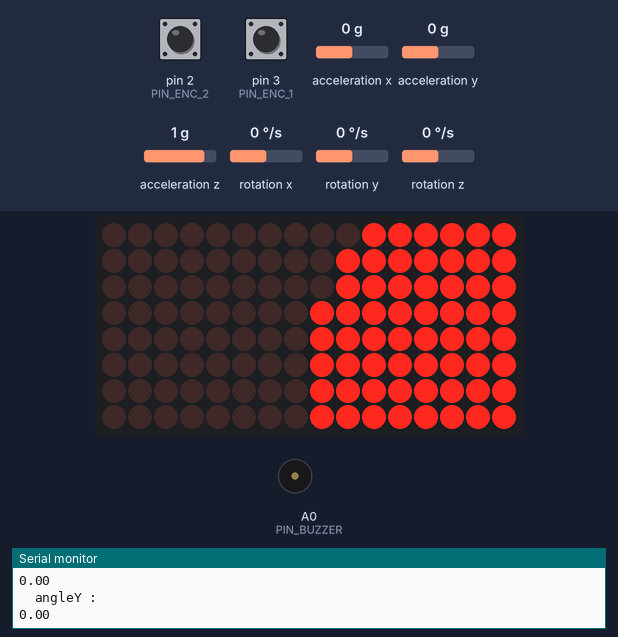
Recording of a sketch running on a simulated Arduino Uno, built with avr-gcc and run on an emulated ATmega328P. Shown: 16×8 LED matrix, buzzer (waves = sounding), the last lines printed to the serial monitor. Wiring (inferred from the names in the program): 2 × MAX7219 LED driver (orientation assumed): data pin 6; clock pin 4; CS pin 5. The inputs (shaded band) are chosen by the test bench; at power-on: acceleration x 0 g, acceleration y 0 g, pin 2 (PIN_ENC_2) HIGH, pin 3 (PIN_ENC_1) HIGH, acceleration z 1 g, rotation x 0 °/s, rotation y 0 °/s, rotation z 0 °/s. Random numbers use the default seed unless the sketch sets one.

Above: at 4.2 s.
4.3 s: acceleration x set to 0.3 g
7.3 s: acceleration x set to 0.6 g
At 8.4 s:
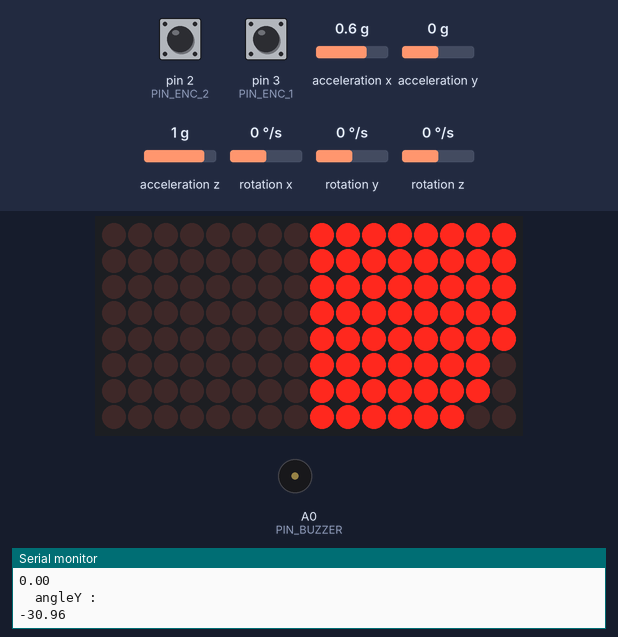
10.2 s: acceleration y set to -1.4 g
At 12.96 s:
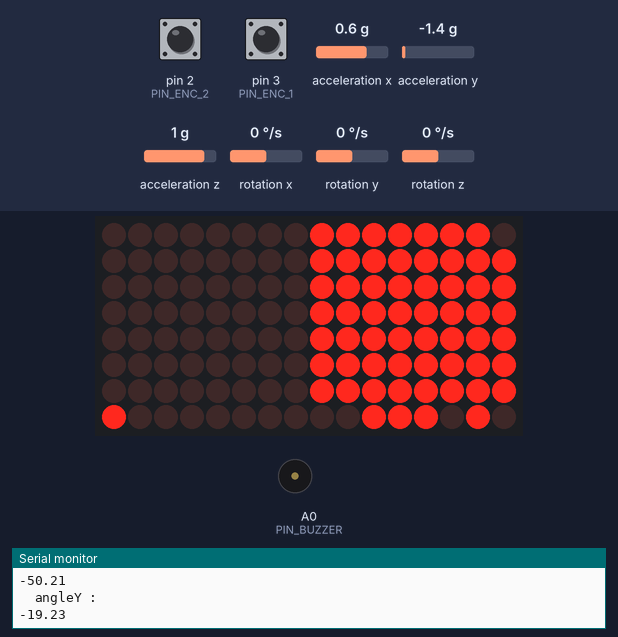
13.2 s: acceleration x set to 0.7 g
15.0 s: acceleration x set to 1 g
At 16.5 s:
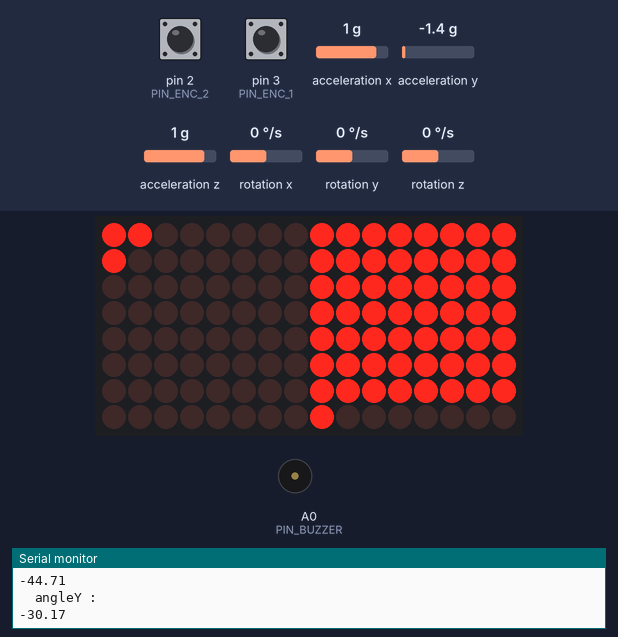
16.7 s: acceleration x set to -0.8 g
At 21.14 s:
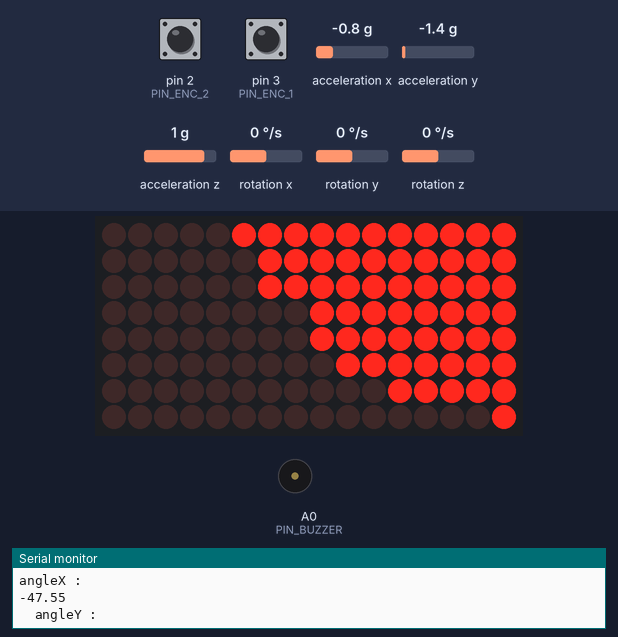
Timing chart, 0 to 21.3 s (numbered marks = the images above; inputs shaded):
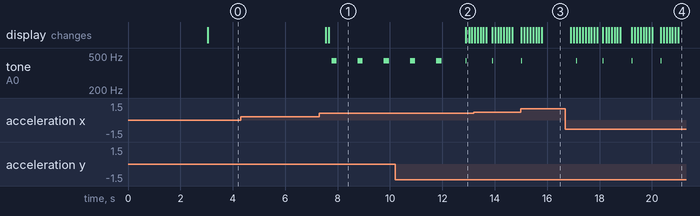

Measured:
- the behaviour switches between 0.4 and 0.5 g on acceleration x (found by bisection; images 0 and 1)
- the behaviour switches between 0.8 and 0.9 g on acceleration x (found by bisection; images 2 and 3)
- after the input at 7.3 s, tone on A0 (PIN_BUZZER): alternates 440 Hz for 0.20 s and silent for 0.80 s, starting after 0.47 s; the display: first changes after 0.24 s (image 1 shows a later state)
- after the input at 10.2 s, the display: changes after 2.7 s (image 2)
- after the input at 16.7 s, tone on A0 (PIN_BUZZER): alternates 440 Hz for 0.01 s and silent for 1.1 s, starting after 0.42 s; the display: first changes after 0.19 s (image 4 shows a later state)

The sketch:

BLKLab_PRJ07_DIY_Dong_Ho_Cat_Dung_LED_Matrix.ino
```cpp
#include "Arduino.h"
#include <MPU6050_tockn.h>
#include "LedControl.h"
#include "Delay.h"

#define  MATRIX_A  1
#define MATRIX_B  0

MPU6050 mpu6050(Wire);

// Ngưỡng gia tốc để xác định hướng
#define ACC_THRESHOLD_LOW -25
#define ACC_THRESHOLD_HIGH 25

// Ma trận LED
#define PIN_DATAIN 6
#define PIN_CLK 4
#define PIN_LOAD 5

// Rotary Encoder
#define PIN_ENC_1 3
#define PIN_ENC_2 2
#define PIN_ENC_BUTTON 7

// Buzzer báo động
#define PIN_BUZZER 14

// Cấu hình xoay LED matrix
#define ROTATION_OFFSET 90

// Chống dội nút
#define DEBOUNCE_THRESHOLD 500

#define DELAY_FRAME 100

#define DEBUG_OUTPUT 1

// Các chế độ hoạt động
#define MODE_HOURGLASS 0
#define MODE_SETMINUTES 1
#define MODE_SETHOURS 2

// Biến thời gian
byte delayHours = 0;
byte delayMinutes = 1;
int mode = MODE_HOURGLASS;
int gravity;
LedControl lc = LedControl(PIN_DATAIN, PIN_CLK, PIN_LOAD, 2);
NonBlockDelay d;
int resetCounter = 0;
bool alarmWentOff = false;

// ================== CÁC HÀM XỬ LÝ ==================

long getDelayDrop() {
  return delayMinutes + delayHours * 60;
}


#if DEBUG_OUTPUT
void printmatrix() {
  Serial.println(" 0123-4567 ");
  for (int y = 0; y<8; y++) {
    if (y == 4) {
      Serial.println("|----|----|");
    }
    Serial.print(y);
    for (int x = 0; x<8; x++) {
      if (x == 4) {
        Serial.print("|");
      }
      Serial.print(lc.getXY(0,x,y) ? "X" :" ");
    }
    Serial.println("|");
  }
  Serial.println("-----------");
}
#endif


coord getDown(int x, int y) {
  coord xy;
  xy.x = x-1;
  xy.y = y+1;
  return xy;
}
coord getLeft(int x, int y) {
  coord xy;
  xy.x = x-1;
  xy.y = y;
  return xy;
}
coord getRight(int x, int y) {
  coord xy;
  xy.x = x;
  xy.y = y+1;
  return xy;
}


bool canGoLeft(int addr, int x, int y) {
  if (x == 0) return false;
  return !lc.getXY(addr, getLeft(x, y));
}
bool canGoRight(int addr, int x, int y) {
  if (y == 7) return false;
  return !lc.getXY(addr, getRight(x, y));
}
bool canGoDown(int addr, int x, int y) {
  if (y == 7) return false; // not available
  if (x == 0) return false; // not available
  if (!canGoLeft(addr, x, y)) return false;
  if (!canGoRight(addr, x, y)) return false;
  return !lc.getXY(addr, getDown(x, y));
}


void goDown(int addr, int x, int y) {
  lc.setXY(addr, x, y, false);
  lc.setXY(addr, getDown(x,y), true);
}
void goLeft(int addr, int x, int y) {
  lc.setXY(addr, x, y, false);
  lc.setXY(addr, getLeft(x,y), true);
}
void goRight(int addr, int x, int y) {
  lc.setXY(addr, x, y, false);
  lc.setXY(addr, getRight(x,y), true);
}


int countParticles(int addr) {
  int c = 0;
  for (byte y=0; y<8; y++) {
    for (byte x=0; x<8; x++) {
      if (lc.getXY(addr, x, y)) {
        c++;
      }
    }
  }
  return c;
}


bool moveParticle(int addr, int x, int y) {
  if (!lc.getXY(addr,x,y)) {
    return false;
  }

  bool can_GoLeft = canGoLeft(addr, x, y);
  bool can_GoRight = canGoRight(addr, x, y);

  if (!can_GoLeft && !can_GoRight) {
    return false; // we're stuck
  }

  bool can_GoDown = canGoDown(addr, x, y);

  if (can_GoDown) {
    goDown(addr, x, y);
  } else if (can_GoLeft&& !can_GoRight) {
    goLeft(addr, x, y);
  } else if (can_GoRight && !can_GoLeft) {
    goRight(addr, x, y);
  } else if (random(2) == 1) {
    goLeft(addr, x, y);
  } else {
    goRight(addr, x, y);
  }
  return true;
}


void fill(int addr, int maxcount) {
  int n = 8;
  byte x,y;
  int count = 0;
  for (byte slice = 0; slice < 2*n-1; ++slice) {
    byte z = slice<n ? 0 : slice-n + 1;
    for (byte j = z; j <= slice-z; ++j) {
      y = 7-j;
      x = (slice-j);
      lc.setXY(addr, x, y, (++count <= maxcount));
    }
  }
}


/**
 * Phát hiện hướng bằng cách sử dụng máy đo gia tốc
 *
 *     | up | right | left | down |
 * --------------------------------
 * 400 |    |       | y    | x    |
 * 330 | y  | x     | x    | y    |
 * 260 | x  | y     |      |      |
 */
int getGravity() {
  int x = mpu6050.getAngleX();
  int y = mpu6050.getAngleY();
  if (y < ACC_THRESHOLD_LOW)  { return 90;   }
  if (x > ACC_THRESHOLD_HIGH) { return 0;  }
  if (y > ACC_THRESHOLD_HIGH) { return 270; }
  if (x < ACC_THRESHOLD_LOW)  { return 180; }
}


int getTopMatrix() {
  return (getGravity() == 90) ? MATRIX_A : MATRIX_B;
}
int getBottomMatrix() {
  return (getGravity() != 90) ? MATRIX_A : MATRIX_B;
}


void resetTime() {
  for (byte i=0; i<2; i++) {
    lc.clearDisplay(i);
  }
  fill(getTopMatrix(), 60);
  d.Delay(getDelayDrop() * 1000);
}


/**
Duyệt qua ma trận và kiểm tra xem các hạt có cần di chuyển không
*/
bool updateMatrix() {
  int n = 8;
  bool somethingMoved = false;
  byte x,y;
  bool direction;
  for (byte slice = 0; slice < 2*n-1; ++slice) {
    direction = (random(2) == 1);
    byte z = slice<n ? 0 : slice-n + 1;
    for (byte j = z; j <= slice-z; ++j) {
      y = direction ? (7-j) : (7-(slice-j));
      x = direction ? (slice-j) : j;
      // for (byte d=0; d<2; d++) { lc.invertXY(0, x, y); delay(50); }
      if (moveParticle(MATRIX_B, x, y)) {
        somethingMoved = true;
      };
      if (moveParticle(MATRIX_A, x, y)) {
        somethingMoved = true;
      }
    }
  }
  return somethingMoved;
}


boolean dropParticle() {
  if (d.Timeout()) {
    d.Delay(getDelayDrop() * 1000);
    if (gravity == 0 || gravity == 180) {
      if ((lc.getRawXY(MATRIX_A, 0, 0) && !lc.getRawXY(MATRIX_B, 7, 7)) ||
          (!lc.getRawXY(MATRIX_A, 0, 0) && lc.getRawXY(MATRIX_B, 7, 7))
      ) {
        // for (byte d=0; d<8; d++) { lc.invertXY(0, 0, 7); delay(50); }
        lc.invertRawXY(MATRIX_A, 0, 0);
        lc.invertRawXY(MATRIX_B, 7, 7);
        tone(PIN_BUZZER, 440, 10);
        return true;
      }
    }
  }
  return false;
}


void alarm() {
  for (int i=0; i<5; i++) {
    tone(PIN_BUZZER, 440, 200);
    delay(1000);
  }
}


void resetCheck() {
  int z = analogRead(A3);
  if (z > ACC_THRESHOLD_HIGH || z < ACC_THRESHOLD_LOW) {
    resetCounter++;
    Serial.println(resetCounter);
  } else {
    resetCounter = 0;
  }
  if (resetCounter > 20) {
    Serial.println("RESET!");
    resetTime();
    resetCounter = 0;
  }
}


void displayLetter(char letter, int matrix) {
  // Serial.print("Letter: ");
  // Serial.println(letter);
  lc.clearDisplay(matrix);
  lc.setXY(matrix, 1,4, true);
  lc.setXY(matrix, 2,3, true);
  lc.setXY(matrix, 3,2, true);
  lc.setXY(matrix, 4,1, true);

  lc.setXY(matrix, 3,6, true);
  lc.setXY(matrix, 4,5, true);
  lc.setXY(matrix, 5,4, true);
  lc.setXY(matrix, 6,3, true);

  if (letter == 'M') {
    lc.setXY(matrix, 4,2, true);
    lc.setXY(matrix, 4,3, true);
    lc.setXY(matrix, 5,3, true);
  }
  if (letter == 'H') {
    lc.setXY(matrix, 3,3, true);
    lc.setXY(matrix, 4,4, true);
  }
}


void renderSetMinutes() {
  fill(getTopMatrix(), delayMinutes);
  displayLetter('M', getBottomMatrix());
}
void renderSetHours() {
  fill(getTopMatrix(), delayHours);
  displayLetter('H', getBottomMatrix());
}


void knobClockwise() {
  Serial.println("Clockwise");
  if (mode == MODE_SETHOURS) {
    delayHours = constrain(delayHours+1, 0, 64);
    renderSetHours();
  } else if(mode == MODE_SETMINUTES) {
    delayMinutes = constrain(delayMinutes+1, 0, 64);
    renderSetMinutes();
  }
  Serial.print("Delay: ");
  Serial.println(getDelayDrop());
}
void knobCounterClockwise() {
  Serial.println("Counterclockwise");
  if (mode == MODE_SETHOURS) {
    delayHours = constrain(delayHours-1, 0, 64);
    renderSetHours();
  } else if (mode == MODE_SETMINUTES) {
    delayMinutes = constrain(delayMinutes-1, 0, 64);
    renderSetMinutes();
  }
  Serial.print("Delay: ");
  Serial.println(getDelayDrop());
}


volatile int lastEncoded = 0;
volatile long encoderValue = 0;
long lastencoderValue = 0;
long lastValue = 0;
void updateEncoder() {
  int MSB = digitalRead(PIN_ENC_1);
  int LSB = digitalRead(PIN_ENC_2);

  int encoded = (MSB << 1) |LSB;
  int sum  = (lastEncoded << 2) | encoded;

  if(sum == 0b1101 || sum == 0b0100 || sum == 0b0010 || sum == 0b1011) encoderValue--;
  if(sum == 0b1110 || sum == 0b0111 || sum == 0b0001 || sum == 0b1000) encoderValue++;

  // Serial.print("Value: ");
  // Serial.println(encoderValue);
  if ((encoderValue % 4) == 0) {
    int value = encoderValue / 4;
    if (value > lastValue) knobClockwise();
    if (value < lastValue) knobCounterClockwise();
    lastValue = value;
  }
  lastEncoded = encoded;
}


volatile unsigned long lastButtonPushMillis;
void buttonPush() {
  if((long)(millis() - lastButtonPushMillis) >= DEBOUNCE_THRESHOLD) {
    mode = (mode+1) % 3;
    Serial.print("Switched mode to: ");
    Serial.println(mode);
    lastButtonPushMillis = millis();

    if (mode == MODE_SETMINUTES) {
      lc.backup();
      renderSetMinutes();
    }
    if (mode == MODE_SETHOURS) {
      renderSetHours();
    }
    if (mode == MODE_HOURGLASS) {
      lc.clearDisplay(0);
      lc.clearDisplay(1);
      lc.restore();
      resetTime();
    }
  }
}


//----------------------Hàm SETUP-----------------------------
void setup() {
mpu6050.calcGyroOffsets(true);
  Serial.begin(9600);
  mpu6050.begin();
  pinMode(PIN_ENC_1, INPUT);
  pinMode(PIN_ENC_2, INPUT);
  pinMode(PIN_ENC_BUTTON, INPUT);
  digitalWrite(PIN_ENC_1, HIGH);
  digitalWrite(PIN_ENC_2, HIGH);
  digitalWrite(PIN_ENC_BUTTON, HIGH);
  attachInterrupt(digitalPinToInterrupt(PIN_ENC_1), updateEncoder, CHANGE);
  attachInterrupt(digitalPinToInterrupt(PIN_ENC_2), updateEncoder, CHANGE);
  attachInterrupt(digitalPinToInterrupt(PIN_ENC_BUTTON), buttonPush, RISING);

   Serial.println(digitalPinToInterrupt(PIN_ENC_1));
   Serial.println(digitalPinToInterrupt(PIN_ENC_2));
   Serial.println(digitalPinToInterrupt(PIN_ENC_BUTTON));

  randomSeed(analogRead(A0));

  // init displays
  for (byte i=0; i<2; i++) {
    lc.shutdown(i,false);
    lc.setIntensity(i,0);
  }

  resetTime();
}


//----------------------Hàm LOOP-----------------------------
void loop() {
  mpu6050.update();
  Serial.println("angleX : ");
  Serial.println(mpu6050.getAngleX());
  Serial.println("\tangleY : ");
  Serial.println(mpu6050.getAngleY());

  delay(DELAY_FRAME);
    gravity = getGravity();
  lc.setRotation((ROTATION_OFFSET + gravity) % 360);

  if (mode == MODE_SETMINUTES) {
    renderSetMinutes(); return;
  } else if (mode == MODE_SETHOURS) {
    renderSetHours(); return;
  }

  bool moved = updateMatrix();
  bool dropped = dropParticle();

  if (!moved && !dropped && !alarmWentOff && (countParticles(getTopMatrix()) == 0)) {
    alarmWentOff = true;
    alarm();
  }
  // reset alarm flag next time a particle was dropped
  if (dropped) {
    alarmWentOff = false;
  }
}
```

Delay.cpp
```cpp
#include "Delay.h"
void NonBlockDelay::Delay (unsigned long t)
{
  iTimeout = millis() + t;
  return;
};
bool NonBlockDelay::Timeout (void)
{
  return (iTimeout < millis());
}
unsigned long NonBlockDelay::Time(void)
 {
   return iTimeout;
 }
```

Delay.h
```cpp
#if defined(ARDUINO) && ARDUINO >= 100
#include <Arduino.h>
#else
#include <WProgram.h>
#endif
class NonBlockDelay {
    unsigned long iTimeout;
  public:
    void Delay (unsigned long);
    bool Timeout (void);
    unsigned long Time(void);
};
```

LedControl.cpp
```cpp
// (licence header left out)
#include "LedControl.h"

//the opcodes for the MAX7221 and MAX7219
#define OP_NOOP   0
#define OP_DIGIT0 1
#define OP_DIGIT1 2
#define OP_DIGIT2 3
#define OP_DIGIT3 4
#define OP_DIGIT4 5
#define OP_DIGIT5 6
#define OP_DIGIT6 7
#define OP_DIGIT7 8
#define OP_DECODEMODE  9
#define OP_INTENSITY   10
#define OP_SCANLIMIT   11
#define OP_SHUTDOWN    12
#define OP_DISPLAYTEST 15

LedControl::LedControl(int dataPin, int clkPin, int csPin, int numDevices) {
    SPI_MOSI=dataPin;
    SPI_CLK=clkPin;
    SPI_CS=csPin;
    if(numDevices<=0 || numDevices>8 )
        numDevices=8;
    maxDevices=numDevices;
    pinMode(SPI_MOSI,OUTPUT);
    pinMode(SPI_CLK,OUTPUT);
    pinMode(SPI_CS,OUTPUT);
    digitalWrite(SPI_CS,HIGH);
    SPI_MOSI=dataPin;
    for(int i=0;i<64;i++)
        status[i]=0x00;
    for(int i=0;i<maxDevices;i++) {
        spiTransfer(i,OP_DISPLAYTEST,0);
        //scanlimit is set to max on startup
        setScanLimit(i,7);
        //decode is done in source
        spiTransfer(i,OP_DECODEMODE,0);
        clearDisplay(i);
        //we go into shutdown-mode on startup
        shutdown(i,true);
    }
}

int LedControl::getDeviceCount() {
    return maxDevices;
}

void LedControl::shutdown(int addr, bool b) {
    if(addr<0 || addr>=maxDevices)
        return;
    if(b)
        spiTransfer(addr, OP_SHUTDOWN,0);
    else
        spiTransfer(addr, OP_SHUTDOWN,1);
}

void LedControl::setScanLimit(int addr, int limit) {
    if(addr<0 || addr>=maxDevices)
        return;
    if(limit>=0 && limit<8)
        spiTransfer(addr, OP_SCANLIMIT,limit);
}

void LedControl::setIntensity(int addr, int intensity) {
    if(addr<0 || addr>=maxDevices)
        return;
    if(intensity>=0 && intensity<16)
        spiTransfer(addr, OP_INTENSITY,intensity);
}

void LedControl::clearDisplay(int addr) {
    int offset;

    if(addr<0 || addr>=maxDevices)
        return;
    offset=addr*8;
    for(int i=0;i<8;i++) {
        status[offset+i]=0;
        spiTransfer(addr, i+1,status[offset+i]);
    }
}

void LedControl::setRotation(int rot) {
  rotation = rot;
}

coord LedControl::flipHorizontally(coord xy) {
  xy.x = 7- xy.x;
  return xy;
}

coord LedControl::flipVertically(coord xy) {
  xy.y = 7- xy.y;
  return xy;
}

coord LedControl::rotate90(coord xy) {
  int tmp = xy.y;
  xy.y = xy.x;
  xy.x = tmp;
  return flipHorizontally(xy);
}

coord LedControl::rotate180(coord xy) {
  return flipHorizontally(flipVertically(xy));
}

coord LedControl::rotate270(coord xy) {
  return rotate180(rotate90(xy));
}

coord LedControl::transform(coord xy) {
  if (rotation == 90) {
    xy = rotate90(xy);
  } else if (rotation == 180) {
    xy = rotate180(xy);
  } else if (rotation == 270) {
    xy = rotate270(xy);
  }
  return xy;
}

coord LedControl::transform(int x, int y) {
  coord xy;
  xy.x = x;
  xy.y =y;
  return transform(xy);
}

void LedControl::setXY(int addr, int x, int y, boolean state) {
  coord xy;
  xy.x = x;
  xy.y = y;
  xy = transform(xy);
  setLed(addr, xy.y, xy.x, state);
}

void LedControl::setRawXY(int addr, int x, int y, boolean state) {
  setLed(addr, y, x, state);
}

boolean LedControl::getXY(int addr, int x, int y) {
  coord xy;
  xy.x = x;
  xy.y = y;
  xy = transform(xy);
  return getLed(addr, xy.y, xy.x);
}

boolean LedControl::getRawXY(int addr, int x, int y) {
  return getLed(addr, y, x);
}

void LedControl::setXY(int addr, coord xy, boolean state) {
  setXY(addr, xy.x, xy.y, state);
}

void LedControl::setLed(int addr, int row, int column, boolean state) {
    int offset;
    byte val=0x00;

    if(addr<0 || addr>=maxDevices)
        return;
    if(row<0 || row>7 || column<0 || column>7)
        return;
    offset=addr*8;
    val=B10000000 >> column;
    if(state)
        status[offset+row]=status[offset+row]|val;
    else {
        val=~val;
        status[offset+row]=status[offset+row]&val;
    }
    spiTransfer(addr, row+1,status[offset+row]);
}

void LedControl::invertRawXY(int addr, int x, int y) {
  return setRawXY(addr, x, y, !getRawXY(addr, x, y));
}

void LedControl::invertXY(int addr, int x, int y) {
  return setXY(addr, x, y, !getXY(addr, x, y));
}

boolean LedControl::getXY(int addr, coord xy) {
  return getXY(addr, xy.x, xy.y);
}

boolean LedControl::getLed(int addr, int row, int column) {
    int offset;
    boolean state;

    if(addr<0 || addr>=maxDevices)
        return false;
    if(row<0 || row>7 || column<0 || column>7)
        return false;
    offset=addr*8;
    state = (1 == ( (status[offset+row] >> (7-column)) & 1));
    return state;
}

void LedControl::setRow(int addr, int row, byte value) {
    int offset;
    if(addr<0 || addr>=maxDevices)
        return;
    if(row<0 || row>7)
        return;
    offset=addr*8;
    status[offset+row]=value;
    spiTransfer(addr, row+1,status[offset+row]);
}

void LedControl::setColumn(int addr, int col, byte value) {
    byte val;

    if(addr<0 || addr>=maxDevices)
        return;
    if(col<0 || col>7)
        return;
    for(int row=0;row<8;row++) {
        val=value >> (7-row);
        val=val & 0x01;
        setLed(addr,row,col,val);
    }
}

void LedControl::setDigit(int addr, int digit, byte value, boolean dp) {
    int offset;
    byte v;

    if(addr<0 || addr>=maxDevices)
        return;
    if(digit<0 || digit>7 || value>15)
        return;
    offset=addr*8;
    v=pgm_read_byte_near(charTable + value);
    if(dp)
        v|=B10000000;
    status[offset+digit]=v;
    spiTransfer(addr, digit+1,v);
}

void LedControl::setChar(int addr, int digit, char value, boolean dp) {
    int offset;
    byte index,v;

    if(addr<0 || addr>=maxDevices)
        return;
    if(digit<0 || digit>7)
        return;
    offset=addr*8;
    index=(byte)value;
    if(index >127) {
        //no defined beyond index 127, so we use the space char
        index=32;
    }
    v=pgm_read_byte_near(charTable + index);
    if(dp)
        v|=B10000000;
    status[offset+digit]=v;
    spiTransfer(addr, digit+1,v);
}

void LedControl::spiTransfer(int addr, volatile byte opcode, volatile byte data) {
    //Create an array with the data to shift out
    int offset=addr*2;
    int maxbytes=maxDevices*2;

    for(int i=0;i<maxbytes;i++)
        spidata[i]=(byte)0;
    //put our device data into the array
    spidata[offset+1]=opcode;
    spidata[offset]=data;
    //enable the line
    digitalWrite(SPI_CS,LOW);
    //Now shift out the data
    for(int i=maxbytes;i>0;i--)
        shiftOut(SPI_MOSI,SPI_CLK,MSBFIRST,spidata[i-1]);
    //latch the data onto the display
    digitalWrite(SPI_CS,HIGH);
}

void LedControl::backup() {
  memcpy(backupStatus, status, 64);
}
void LedControl::restore() {
  memcpy(status, backupStatus, 64);
  int offset;
  for (int addr=0; addr<maxDevices; addr++) {
    offset=addr*8;
    for(int i=0;i<8;i++) {
      spiTransfer(addr, i+1,status[offset+i]);
    }
  }
}
```

Source omitted: LedControl.h (8058 bytes)
